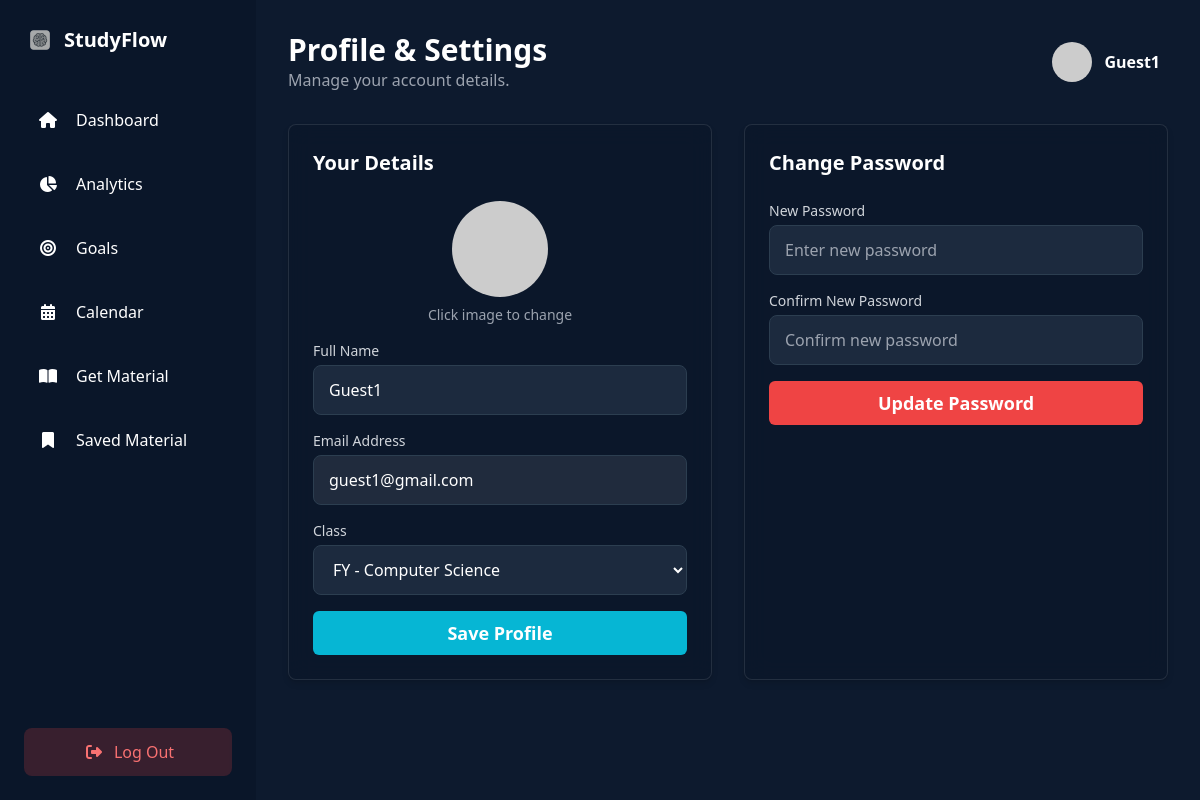
The app's page /profile (signed in) with its own data.
### app.py (models this page shows)
class User(UserMixin, db.Model):
    id = db.Column(db.Integer, primary_key=True)
    name = db.Column(db.String(100))
    email = db.Column(db.String(100), unique=True)
    password = db.Column(db.String(100))
    user_class = db.Column(db.String(50))
    tasks = db.relationship('Task', backref='user', lazy=True, cascade="all, delete-orphan")
    study_sessions = db.relationship('StudySession', backref='user', lazy=True, cascade="all, delete-orphan")
    is_admin = db.Column(db.Boolean, default=False)
    avatar_filename = db.Column(db.String(100), nullable=True)
    pomodoro_work_minutes = db.Column(db.Integer, default=25)
    pomodoro_short_break = db.Column(db.Integer, default=5)
    pomodoro_long_break = db.Column(db.Integer, default=15)
    uploaded_materials = db.relationship('Material', backref='uploader', lazy=True)
    saved_materials = db.relationship('Material', secondary=saved_material_association, lazy='subquery',
                                      backref=db.backref('saved_by_users', lazy=True))

### app.py (the view, shortened to what this page needs)
@app.route('/profile', methods=['GET', 'POST'])
@login_required
def profile():
    return render_template('profile.html', name=current_user.name, user=current_user)

### app.py (called while the page is built)
@login_manager.user_loader
def load_user(user_id):
    return db.session.get(User, int(user_id))

### templates/profile.html (shortened to what this page needs)
<!DOCTYPE html>
<html lang="en">
<head>
    <script src="https://cdn.tailwindcss.com"></script>
    <link rel="stylesheet" href="https://cdnjs.cloudflare.com/ajax/libs/font-awesome/6.4.2/css/all.min.css">
    <link rel="stylesheet" href="{{ url_for('static', filename='css/style.css') }}">
</head>
<body class="bg-[#0d1a2e] text-white font-sans">
    <div id="particles-js" class="absolute top-0 left-0 w-full h-full z-0"></div>
    <div class="relative z-10 flex h-screen overflow-hidden">
        <aside class="w-64 bg-[#0b1628]/80 backdrop-blur-lg p-6 flex-shrink-0">
            <div class="flex items-center mb-10">
                <img src="{{ url_for('static', filename='images/favicon.png') }}" alt="Brain Logo" class="w-8 h-8 mr-2 rounded-md">
                <h1 class="text-xl font-bold">StudyFlow</h1>
            </div>
            <nav>
                <ul>
                    <li class="mb-4">
                        <a href="{{ url_for('dashboard') }}" class="flex items-center p-3 rounded-lg {% if request.endpoint == 'dashboard' %}bg-cyan-500/20 text-cyan-400{% else %}hover:bg-white/10{% endif %} transition">
                            <i class="fas fa-home w-6 text-center"></i><span class="ml-4">Dashboard</span>
                        </a>
                    </li>
                    <li class="mb-4">
                        <a href="{{ url_for('analytics') }}" class="flex items-center p-3 rounded-lg {% if request.endpoint == 'analytics' %}bg-cyan-500/20 text-cyan-400{% else %}hover:bg-white/10{% endif %} transition">
                            <i class="fas fa-chart-pie w-6 text-center"></i><span class="ml-4">Analytics</span>
                        </a>
                    </li>
                    <li class="mb-4">
                        <a href="{{ url_for('goals') }}" class="flex items-center p-3 rounded-lg {% if request.endpoint == 'goals' %}bg-cyan-500/20 text-cyan-400{% else %}hover:bg-white/10{% endif %} transition">
                            <i class="fas fa-bullseye w-6 text-center"></i><span class="ml-4">Goals</span>
                        </a>
                    </li>
                    <li class="mb-4">
                        <a href="{{ url_for('calendar') }}" class="flex items-center p-3 rounded-lg {% if request.endpoint == 'calendar' %}bg-cyan-500/20 text-cyan-400{% else %}hover:bg-white/10{% endif %} transition">
                            <i class="fas fa-calendar-alt w-6 text-center"></i><span class="ml-4">Calendar</span>
                        </a>
                    </li>
                    <li class="mb-4">
                        <a href="{{ url_for('materials') }}" class="flex items-center p-3 rounded-lg {% if request.endpoint == 'materials' %}bg-cyan-500/20 text-cyan-400{% else %}hover:bg-white/10{% endif %} transition">
                            <i class="fas fa-book-open w-6 text-center"></i><span class="ml-4">Get Material</span>
                        </a>
                    </li>
                    <li class="mb-4">
                        <a href="{{ url_for('saved_materials') }}" class="flex items-center p-3 rounded-lg {% if request.endpoint == 'saved_materials' %}bg-cyan-500/20 text-cyan-400{% else %}hover:bg-white/10{% endif %} transition">
                            <i class="fas fa-bookmark w-6 text-center"></i><span class="ml-4">Saved Material</span>
                        </a>
                    </li>
                </ul>
            </nav>
            <div class="absolute bottom-6 left-6 right-6">
                 <a href="{{ url_for('logout') }}" class="block w-full text-center p-3 rounded-lg bg-red-500/20 text-red-400 hover:bg-red-500/40 transition">
                    <i class="fas fa-sign-out-alt w-6 text-center"></i><span class="ml-2">Log Out</span>
                </a>
            </div>
        </aside>
        <main class="flex-1 p-8 overflow-y-auto">
            <header class="flex justify-between items-center mb-8">
                <div>
                    <h2 class="text-3xl font-bold">Profile & Settings</h2>
                    <p class="text-gray-400">Manage your account details.</p>
                </div>
                <a href="{{ url_for('profile') }}" class="flex items-center p-2 rounded-lg hover:bg-white/10 transition" title="View Profile">
                    {% if current_user.avatar_filename %}
                        <img src="{{ url_for('static', filename='avatars/' + current_user.avatar_filename) }}" alt="User Avatar" class="w-10 h-10 rounded-full object-cover mr-3">
                    {% else %}
                        <img src="https://i.pravatar.cc/40?u={{ name }}" alt="User Avatar" class="w-10 h-10 rounded-full mr-3">
                    {% endif %}
                    <h4 class="font-semibold">{{ name }}</h4>
                </a>
            </header>
            <div class="grid grid-cols-1 md:grid-cols-2 gap-8">
                <div class="glass-card p-6 rounded-lg">
                    <h3 class="text-xl font-bold mb-6">Your Details</h3>
                    <form action="{{ url_for('profile') }}" method="POST" enctype="multipart/form-data" class="space-y-4">
                        <div class="flex flex-col items-center space-y-2">
                            <label for="avatar_file">
                                <div class="relative group">
                                    {% if user.avatar_filename %}
                                        <img src="{{ url_for('static', filename='avatars/' + user.avatar_filename) }}" alt="User Avatar" class="w-24 h-24 rounded-full object-cover cursor-pointer">
                                    {% else %}
                                        <img src="https://i.pravatar.cc/150?u={{ user.name }}" alt="User Avatar" class="w-24 h-24 rounded-full object-cover cursor-pointer">
                                    {% endif %}
                                </div>
                            </label>
                            <p class="text-sm text-gray-400">Click image to change</p>
                        </div>
                        <div>
                            <label for="name" class="block text-sm font-medium text-gray-300 mb-1">Full Name</label>
                            <input type="text" name="name" id="name" value="{{ user.name }}" class="input-field" required>
                        </div>
                        <div>
                            <label for="email" class="block text-sm font-medium text-gray-300 mb-1">Email Address</label>
                            <input type="email" name="email" id="email" value="{{ user.email }}" class="input-field bg-gray-700/50 cursor-not-allowed" readonly>
                        </div>
                        <div>
                            <label for="user_class" class="block text-sm font-medium text-gray-300 mb-1">Class</label>
                            <select name="user_class" id="user_class" class="input-field" required>
                                <option value="FY-CS" {% if user.user_class == 'FY-CS' %}selected{% endif %}>FY - Computer Science</option>
                            </select>
                        </div>
                        <button type="submit" class="w-full mt-4 px-6 py-2 rounded-md bg-cyan-500 hover:bg-cyan-600 transition font-semibold text-lg">Save Profile</button>
                    </form>
                </div>
                <div class="glass-card p-6 rounded-lg">
                    <h3 class="text-xl font-bold mb-6">Change Password</h3>
                    <form action="{{ url_for('profile') }}" method="POST" class="space-y-4">
                        <div>
                            <label for="new_password" class="block text-sm font-medium text-gray-300 mb-1">New Password</label>
                            <input type="password" name="new_password" id="new_password" placeholder="Enter new password" class="input-field">
                        </div>
                        <div>
                            <label for="confirm_password" class="block text-sm font-medium text-gray-300 mb-1">Confirm New Password</label>
                            <input type="password" name="confirm_password" id="confirm_password" placeholder="Confirm new password" class="input-field">
                        </div>
                        <button type="submit" class="w-full mt-4 px-6 py-2 rounded-md bg-red-500 hover:bg-red-600 transition font-semibold text-lg">Update Password</button>
                    </form>
                </div>
            </div>
        </main>
    </div>
</body>
</html>

### static/css/style.css (style rules this page uses)
:root { --primary-bg: #0d1a2e; --secondary-bg: #1c2a3e; --sidebar-bg: #0b1628; --card-bg: #162235; --border-color: #2a3a50; --text-primary: #e0e0e0; --text-secondary: #8a99b0; --accent-cyan: #00c6ff; --accent-blue: #0072ff; --priority-high: #ff4b2b; --priority-medium: #ffc107; --priority-low: #28a745; --success: #28a745; --error: #dc3545; }
body { font-family: 'Inter', sans-serif; color: var(--text-primary); margin: 0; -webkit-font-smoothing: antialiased; -moz-osx-font-smoothing: grayscale; }
body { font-family: 'Inter', sans-serif; background-color: #0d1a2e; color: #e0e0e0; }
#particles-js { position: fixed; width: 100%; height: 100%; top: 0; left: 0; z-index: 0; }
.glass-card { background: rgba(11, 22, 40, 0.6); backdrop-filter: blur(12px); border: 1px solid rgba(255, 255, 255, 0.1); transition: all 0.3s cubic-bezier(0.25, 0.8, 0.25, 1); box-shadow: 0 4px 6px rgba(0, 0, 0, 0.1), 0 1px 3px rgba(0, 0, 0, 0.08); }
.input-field { background-color: #1c2a3e; border: 1px solid #2c3e50; border-radius: 8px; padding: 12px 15px; color: #fff; transition: all 0.3s ease-in-out; width: 100%; }

### records on screen
User: name "Guest1", email "guest1@gmail.com", user_class "FY - Computer Science"
